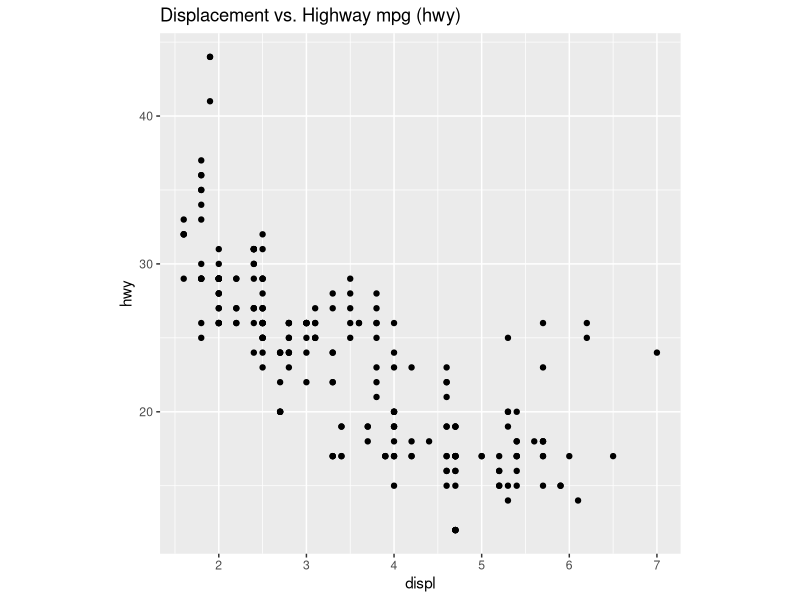
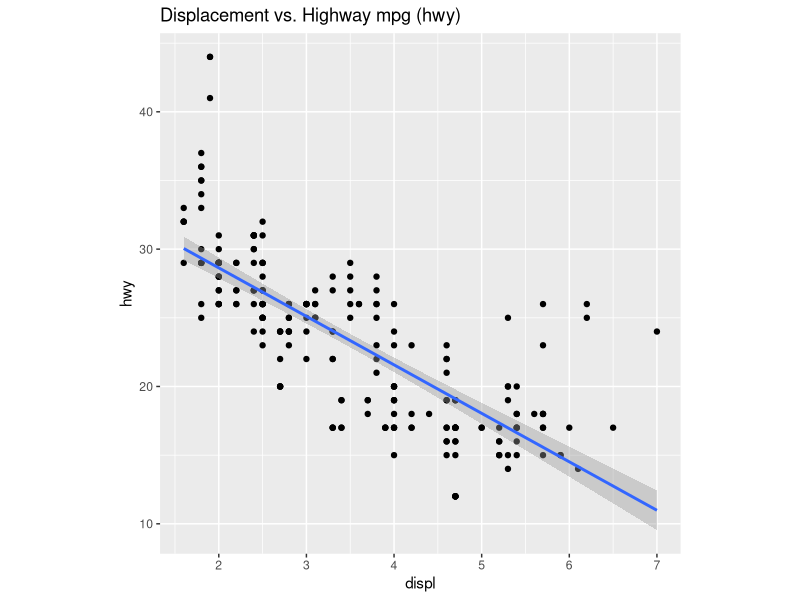
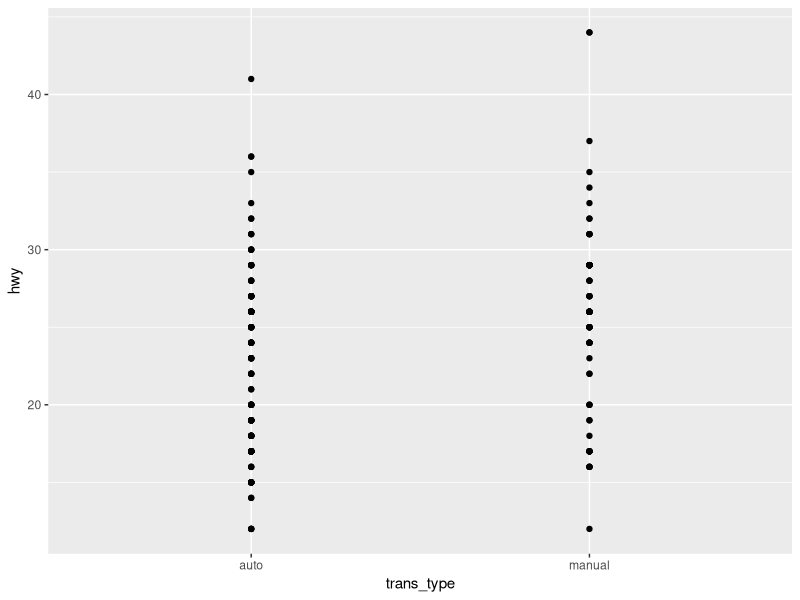
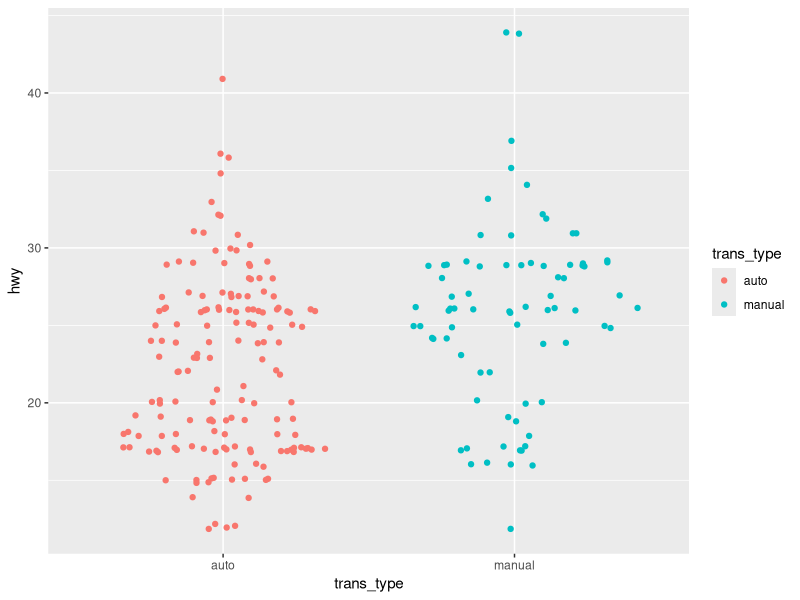
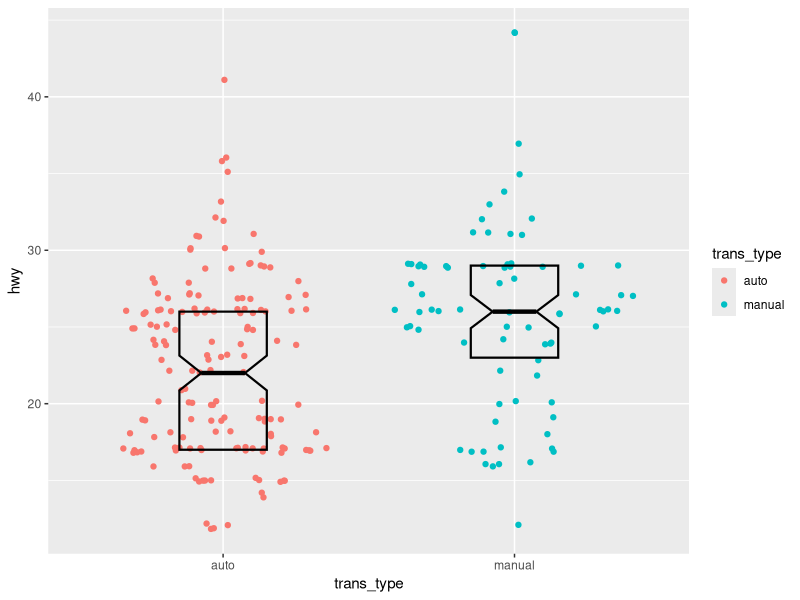
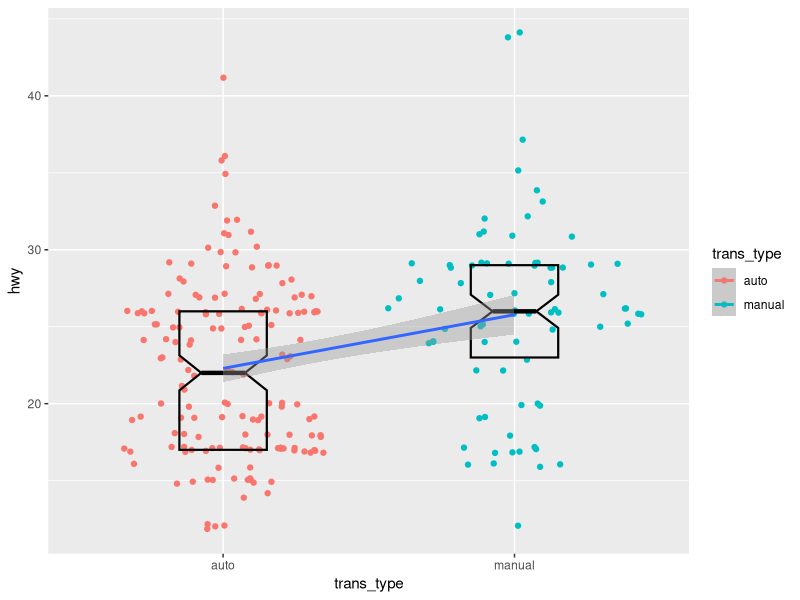

The R source for these figures, in order:
################################################
# Title: Linear regression exercise using simple built-in data
# Project: Linear regression
################################################
# Script original author: Matthew Galbraith
# version: 0.1  Date: 05_13_2024
################################################
# Change Log:
# v0.1
# Initial version
#

# 0 General Setup -----
# RUN FIRST TIME
# renv::init()
## 0.1 Load required libraries ----
library("tidyverse") # data wrangling and ggplot2
library("ggforce")
library("skimr") # data summary
library("conflicted")
conflict_prefer("filter", "dplyr")
conflict_prefer("select", "dplyr")
conflict_prefer("count", "dplyr")
#

# 1 Inspect data ----
# Fuel economy data from 1999 to 2008 for 38 popular models of cars
mpg
mpg |> skim()
#
# Create new variable
mpg <- mpg |> 
  # mutate(trans_type = str_extract(trans, "\\w+(?=\\()")) %>% 
  mutate(
    trans_type = case_when(
      str_detect(trans, "auto") ~ "auto",
      str_detect(trans, "manual") ~ "manual",
    )
  )
#



# 2 Data exploration  ----
mpg |> 
  ggplot(aes(displ, hwy)) +
  geom_point() +
  theme(aspect.ratio = 1) +
  labs(title = "Displacement vs. Highway mpg (hwy)")

mpg |> 
  ggplot(aes(displ, hwy)) +
  geom_point() +
  theme(aspect.ratio = 1) +
  labs(title = "Displacement vs. Highway mpg (hwy)") +
  geom_smooth(method = "lm")


# 3 Linear regression modelling (continuous dependent and predictor) ----
# Create and inspect model object: hwy vs. displ
fit <- lm(hwy ~ displ, data = mpg)
fit
fit |> class()
fit |> str()

# Get results summary
fit |> summary()

# Get tidy model information
fit |> broom::tidy()
fit |> broom::glance()
fit |> broom::augment()

# Compare to model with transformed data: hwy vs. displ
fit2 <- lm(log2(hwy) ~ log2(displ), data = mpg)
fit2 |> summary()
fit2 |> broom::tidy()
fit2 |> broom::glance()


# 4 Linear regression modelling (categorical dependent and continuous predictor) ----
mpg %>% 
  ggplot(aes(trans_type, hwy)) +
  geom_point()
mpg %>% 
  ggplot(aes(trans_type, hwy, color = trans_type)) +
  geom_sina()
mpg %>% 
  ggplot(aes(trans_type, hwy, color = trans_type)) +
  geom_sina() +
  geom_boxplot(notch = TRUE, varwidth = FALSE, outlier.shape = NA, coef = FALSE, width = 0.3, color = "black", fill = "transparent", size = 0.75)
mpg %>% 
  ggplot(aes(trans_type, hwy, color = trans_type)) +
  geom_sina() +
  geom_boxplot(notch = TRUE, varwidth = FALSE, outlier.shape = NA, coef = FALSE, width = 0.3, color = "black", fill = "transparent", size = 0.75) +
  geom_smooth(method = "lm", aes(group = "1"))

# Create and inspect model object: hwy vs. htrans_typewy
fit3 <- lm(hwy ~ trans_type, data = mpg)
fit3 |> summary()
fit3 |> broom::tidy()
fit3 |> broom::glance()

# Compare to model with transformed data
fit4 <- lm(log2(hwy) ~ trans_type, data = mpg)
fit4 |> summary()
fit4 |> broom::tidy()
fit4 |> broom::glance()


# Compare to t test
ttest <- t.test(hwy ~ trans_type, data = mpg)
ttest |> class()
ttest
ttest |> broom::tidy() # 3.38e-05
fit3 |> broom::tidy() # 1.89e-5
